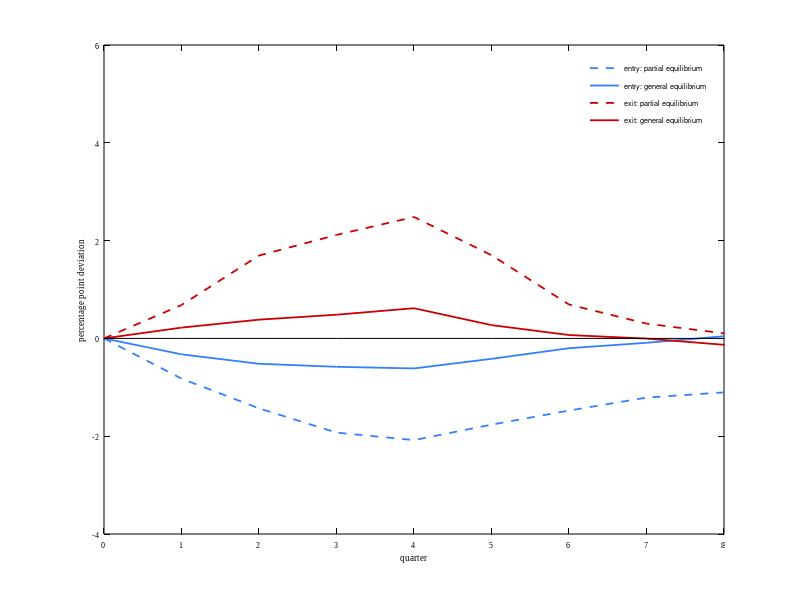

Write the MATLAB code that produced this figure. (Note: this script raises an error after producing the figure.)
clear, clc, close all

load ('data_figures.mat')

%% Impulse response - partial equilibrium analysis

% specification
fontsz = 6;
paper_unit = 'inches'; % 'inches', 'normalized', 'centimeters', 'points'
paper_size = [2.2 1.9]; % [width height]
paper_position = [0 0 2.2 1.9]; % [left bottom width height].
paper_orientation = 'portrait'; % 'portrait (default)', 'landscape'
font_name = 'Times New Roman'; % 'Helvetica', 'Times New Roman'

%impulse response
% Column 1: quarter	
% Column 2: shock z	
% Column 3: output z	
% Column 4: employment z	
% Column 5: firm debt to output z	
% Column 6: firm entry z	
% Column 7: firm exit z	
% Column 8: consumption z	
% Column 9: investment z	
% Column 10: r z	
% Column 11: w z	

% Column 12: shock theta
% Column 13: output theta
% Column 14: employment theta
% Column 15: firm debt to output theta
% Column 16: firm entry theta
% Column 17: firm exit theta
% Column 18: consumption theta
% Column 19: investment theta
% Column 20: r theta
% Column 21: w theta

% Column 22: zero

% Productivity shock: entry and exit rate
x1 = impulse_baseline(:,1);
x2 = impulse_baseline(:,1);
x3 = impulse_baseline(:,1);
x4 = impulse_baseline(:,1);
y1 = impulse_baseline_w_r_fixed(:,6);
y2 = impulse_baseline(:,6);
y3 = impulse_baseline_w_r_fixed(:,7);
y4 = impulse_baseline(:,7);

figure
plot(x1,y1,'Color',[0.2 0.5 1.0],'LineWidth',1.3,'LineStyle','--'), hold on
plot(x2,y2,'Color',[0.2 0.5 1.0],'LineWidth',1.3,'LineStyle','-')
plot(x3,y3,'Color',[0.8 0 0],'LineWidth',1.3,'LineStyle','--'), hold on
plot(x4,y4,'Color',[0.8 0 0],'LineWidth',1.3,'LineStyle','-')
plot(x1,0*y1,'Color','k','LineWidth',0.3,'LineStyle','-')
xlabel('quarter','Color','k')
ylabel('percentage point deviation','Color','k')
xlim([0,8])
ylim([-4,6]) 
xticks((0:1:8))
legend('entry: partial equilibrium','entry: general equilibrium','exit: partial equilibrium','exit: general equilibrium','Location','NorthEast')
legend boxoff
set(gca,'Fontsize',fontsz,'FontName',font_name,'xcolor','k','ycolor','k')
fig = gcf;
fig.PaperUnits = paper_unit;
fig.PaperSize = paper_size;
fig.PaperPosition = paper_position;
fig.PaperOrientation = paper_orientation;
print('partial_equilibrium\fig_ir_prodty_pe_exit','-dpng','-r300')

% Productivity shock: r
x1 = impulse_baseline(:,1);
x2 = impulse_baseline(:,1);
y1 = impulse_baseline_w_r_fixed(:,10);
y2 = impulse_baseline(:,10);
figure
plot(x1,y1,'Color',[0.8 0 0],'LineWidth',1.3,'LineStyle','--'), hold on
plot(x2,y2,'Color',[0.2 0.5 1.0],'LineWidth',1.3,'LineStyle','-')
plot(x1,0*y1,'Color','k','LineWidth',0.3,'LineStyle','-')
xlabel('quarter','Color','k')
ylabel('percentage point deviation','Color','k')
xlim([0,8])
ylim([-1,1]) 
xticks((0:1:8))
legend('partial equilibrium','general equilibrium','Location','NorthEast')
legend boxoff
set(gca,'Fontsize',fontsz,'FontName',font_name,'xcolor','k','ycolor','k')
fig = gcf;
fig.PaperUnits = paper_unit;
fig.PaperSize = paper_size;
fig.PaperPosition = paper_position;
fig.PaperOrientation = paper_orientation;
print('partial_equilibrium\fig_ir_prodty_pe_r','-dpng','-r300')

% Productivity shock: w
x1 = impulse_baseline(:,1);
x2 = impulse_baseline(:,1);
y1 = impulse_baseline_w_r_fixed(:,11);
y2 = impulse_baseline(:,11);
figure
plot(x1,y1,'Color',[0.8 0 0],'LineWidth',1.3,'LineStyle','--'), hold on
plot(x2,y2,'Color',[0.2 0.5 1.0],'LineWidth',1.3,'LineStyle','-')
plot(x1,0*y1,'Color','k','LineWidth',0.3,'LineStyle','-')
xlabel('quarter','Color','k')
ylabel('percentage deviation','Color','k')
xlim([0,8]) 
ylim([-2,4])
xticks((0:1:15))
legend('partial equilibrium','general equilibrium','Location','NorthEast')
legend boxoff
set(gca,'Fontsize',fontsz,'FontName',font_name,'xcolor','k','ycolor','k')
fig = gcf;
fig.PaperUnits = paper_unit;
fig.PaperSize = paper_size;
fig.PaperPosition = paper_position;
fig.PaperOrientation = paper_orientation;
print('partial_equilibrium\fig_ir_prodty_pe_w','-dpng','-r300')

% Credit shock: entry and exit rate
x1 = impulse_baseline_w_r_fixed(:,1);
x2 = impulse_baseline(:,1);
x3 = impulse_baseline(:,1);
x4 = impulse_baseline(:,1);
y1 = impulse_baseline_w_r_fixed(:,16);
y2 = impulse_baseline(:,16);
y3 = impulse_baseline_w_r_fixed(:,17);
y4 = impulse_baseline(:,17);
figure
plot(x1,y1,'Color',[0.2 0.5 1.0],'LineWidth',1.3,'LineStyle','--'), hold on
plot(x2,y2,'Color',[0.2 0.5 1.0],'LineWidth',1.3,'LineStyle','-')
plot(x3,y3,'Color',[0.8 0 0],'LineWidth',1.3,'LineStyle','--'), hold on
plot(x4,y4,'Color',[0.8 0 0],'LineWidth',1.3,'LineStyle','-')
plot(x1,0*y1,'Color','k','LineWidth',0.3,'LineStyle','-')
xlabel('quarter','Color','k')
ylabel('percentage point deviation','Color','k')
xlim([0,8])
ylim([-4,6]) 
xticks((0:1:8))
set(gca,'Fontsize',fontsz,'FontName',font_name,'xcolor','k','ycolor','k')
fig = gcf;
fig.PaperUnits = paper_unit;
fig.PaperSize = paper_size;
fig.PaperPosition = paper_position;
fig.PaperOrientation = paper_orientation;
print('partial_equilibrium\fig_ir_theta_pe_exit','-dpng','-r300')

% Credit shock: r
x1 = impulse_baseline(:,1);
x2 = impulse_baseline(:,1);
y1 = impulse_baseline_w_r_fixed(:,20);
y2 = impulse_baseline(:,20);
figure
plot(x1,y1,'Color',[0.8 0 0],'LineWidth',1.3,'LineStyle','--'), hold on
plot(x2,y2,'Color',[0.2 0.5 1.0],'LineWidth',1.3,'LineStyle','-')
plot(x1,0*y1,'Color','k','LineWidth',0.3,'LineStyle','-')
xlabel('quarter','Color','k')
ylabel('percentage point deviation','Color','k')
xlim([0,8]) 
ylim([-1,1]) 
xticks((0:1:15))
legend('partial equilibrium','general equilibrium','Location','NorthEast')
legend boxoff
set(gca,'Fontsize',fontsz,'FontName',font_name,'xcolor','k','ycolor','k')
fig = gcf;
fig.PaperUnits = paper_unit;
fig.PaperSize = paper_size;
fig.PaperPosition = paper_position;
fig.PaperOrientation = paper_orientation;
print('partial_equilibrium\fig_ir_theta_pe_r','-dpng','-r300')

% Credit shock: w
x1 = impulse_baseline(:,1);
x2 = impulse_baseline(:,1);
y1 = impulse_baseline_w_r_fixed(:,21);
y2 = impulse_baseline(:,21);
figure
plot(x1,y1,'Color',[0.8 0 0],'LineWidth',1.3,'LineStyle','--'), hold on
plot(x2,y2,'Color',[0.2 0.5 1.0],'LineWidth',1.3,'LineStyle','-')
plot(x1,0*y1,'Color','k','LineWidth',0.3,'LineStyle','-')
xlabel('quarter','Color','k')
ylabel('percentage deviation','Color','k')
xlim([0,8]) 
ylim([-2,4])
xticks((0:1:15))
legend('partial equilibrium','general equilibrium','Location','NorthEast')
legend boxoff
set(gca,'Fontsize',fontsz,'FontName',font_name,'xcolor','k','ycolor','k')
fig = gcf;
fig.PaperUnits = paper_unit;
fig.PaperSize = paper_size;
fig.PaperPosition = paper_position;
fig.PaperOrientation = paper_orientation;
print('partial_equilibrium\fig_ir_theta_pe_w','-dpng','-r300')





